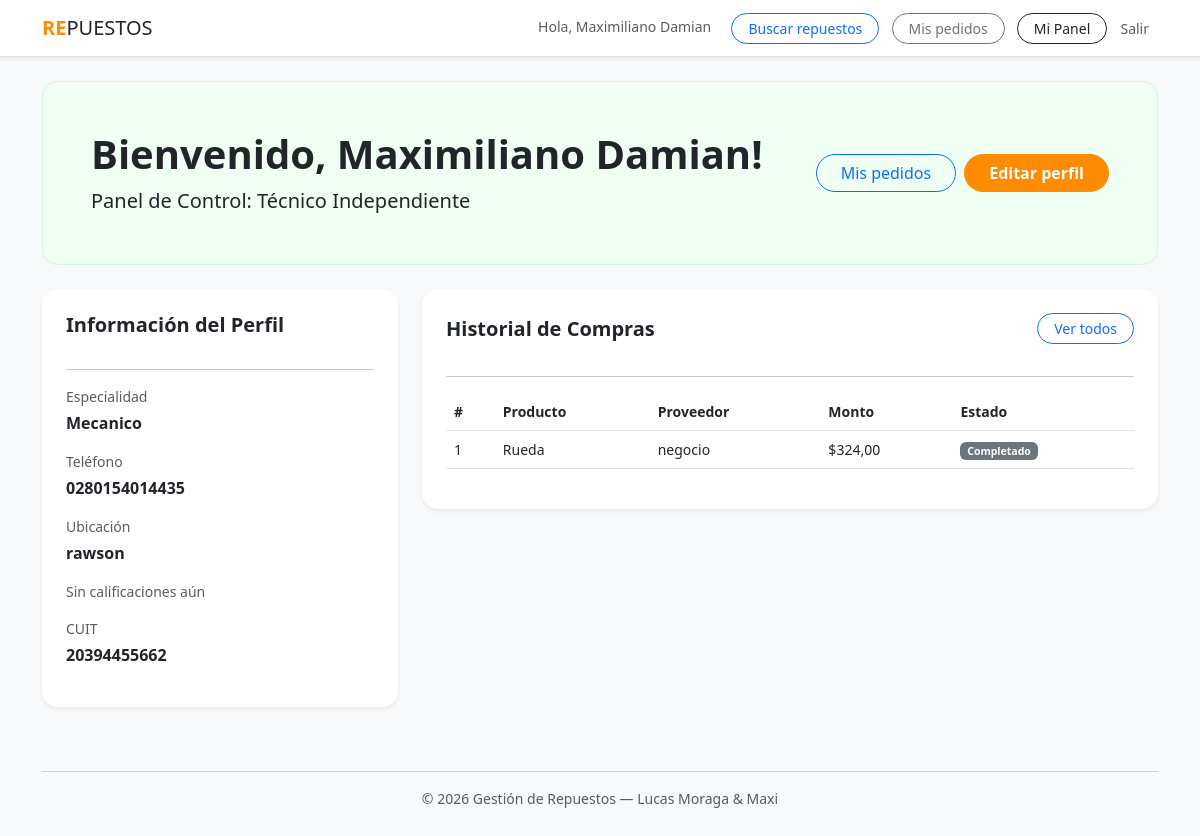
/dashboard/ (signed in), run on the app's committed database.
### plataforma/models.py (models this page shows, shortened)
class Tecnico(models.Model):
    usuario = models.OneToOneField(User, on_delete=models.CASCADE)
    cuit = models.CharField(max_length=13, unique=True, null=True, blank=True)
    especialidad = models.CharField(max_length=100, choices=RUBROS_CHOICES)
    telefono = models.CharField(max_length=20, blank=True)
    ubicacion = models.CharField(max_length=200)
    estado = models.CharField(max_length=15, choices=ESTADO_USUARIO_CHOICES, default='pendiente')
    nota_admin = models.TextField(blank=True)
    is_approved = models.BooleanField(default=False)
    @property
    def calificacion_promedio(self):
        calificaciones = self.calificaciones_recibidas.all()
        if not calificaciones.exists():
            return None
        result = calificaciones.aggregate(avg_p=Avg('puntualidad'), avg_t=Avg('trato'))
        return round((result['avg_p'] + result['avg_t']) / 2, 1)
    class Meta:
        verbose_name = "Técnico"
        verbose_name_plural = "Técnicos"

class Pedido(models.Model):
    ESTADO_CHOICES = [
        ('pendiente', 'Pendiente'),
        ('aceptado', 'Aceptado'),
        ('rechazado', 'Rechazado'),
        ('completado', 'Completado'),
        ('cancelado', 'Cancelado'),
    ]
    ENTREGA_CHOICES = [
        ('retiro', 'Retiro en local'),
        ('envio', 'Envío'),
    ]
    tecnico = models.ForeignKey(Tecnico, on_delete=models.CASCADE, related_name='pedidos')
    proveedor = models.ForeignKey(Proveedor, on_delete=models.CASCADE, related_name='pedidos_recibidos')
    producto = models.ForeignKey(Producto, on_delete=models.CASCADE, related_name='pedidos')
    cantidad = models.IntegerField()
    forma_entrega = models.CharField(max_length=10, choices=ENTREGA_CHOICES)
    estado = models.CharField(max_length=15, choices=ESTADO_CHOICES, default='pendiente')
    monto_total = models.DecimalField(max_digits=10, decimal_places=2)
    fecha_creacion = models.DateTimeField(auto_now_add=True)
    fecha_actualizacion = models.DateTimeField(auto_now=True)
    notas = models.TextField(blank=True, null=True)
    respuesta_proveedor = models.TextField(blank=True, null=True)
    class Meta:
        verbose_name = "Pedido"
        verbose_name_plural = "Pedidos"
        ordering = ['-fecha_creacion']

class Producto(models.Model):
    proveedor = models.ForeignKey(Proveedor, on_delete=models.CASCADE, related_name="productos")
    nombre = models.CharField(max_length=200)
    descripcion = models.TextField(blank=True)
    modelo = models.CharField(max_length=100, blank=True)
    categoria = models.CharField(max_length=100, choices=RUBROS_CHOICES)
    precio = models.DecimalField(max_digits=10, decimal_places=2)
    stock = models.PositiveIntegerField(default=0)
    disponible = models.BooleanField(default=True)
    class Meta:
        verbose_name = "Producto"
        verbose_name_plural = "Productos"

class Proveedor(models.Model):
    usuario = models.OneToOneField(User, on_delete=models.CASCADE)
    cuit = models.CharField(max_length=13, unique=True, null=True, blank=True)
    nombre_negocio = models.CharField(max_length=150)
    direccion = models.CharField(max_length=255)
    rubro = models.CharField(max_length=100, choices=RUBROS_CHOICES)
    horarios = models.CharField(max_length=200, blank=True)
    logo = models.ImageField(upload_to='proveedores/logos/', blank=True, null=True)
    imagen = models.ImageField(upload_to='proveedores/imagenes/', blank=True, null=True)
    latitud = models.FloatField(null=True, blank=True)
    longitud = models.FloatField(null=True, blank=True)
    estado = models.CharField(max_length=15, choices=ESTADO_USUARIO_CHOICES, default='pendiente')
    nota_admin = models.TextField(blank=True)
    is_approved = models.BooleanField(default=False)
    class Meta:
        verbose_name = "Proveedor"
        verbose_name_plural = "Proveedores"

### plataforma/views.py (the view)
# urls.py: path('dashboard/', views.dashboard, name='dashboard'),
@login_required(login_url='login')
def dashboard(request):
    if not request.user.is_active:
        return redirect('espera_aprobacion')
    context = {
        'es_tecnico': hasattr(request.user, 'tecnico'),
        'es_proveedor': hasattr(request.user, 'proveedor'),
    }
    if context['es_tecnico']:
        context['perfil'] = request.user.tecnico
    elif context['es_proveedor']:
        context['perfil'] = request.user.proveedor
    return render(request, 'plataforma/dashboard.html', context)

### plataforma/context_processors.py (called while the page is built)
def pedidos_pendientes(request):
    count = 0
    if request.user.is_authenticated and hasattr(request.user, 'proveedor'):
        count = request.user.proveedor.pedidos_recibidos.filter(estado='pendiente').count()
    return {'pedidos_pendientes_count': count}

### plataforma/templates/plataforma/dashboard.html (shortened to what this page needs)
{% extends "plataforma/base.html" %}
{% block content %}
<div class="row">
    <div class="col-12 mb-4">
        <div class="p-5 bg-pastel-green rounded-4 border border-success border-opacity-10 d-flex justify-content-between align-items-center">
            <div>
                <h1 class="fw-bold">Bienvenido, {{ user.first_name }}!</h1>
                <p class="lead mb-0">Panel de Control: <strong>{% if es_tecnico %}Técnico Independiente{% else %}Proveedor{% endif %}</strong></p>
            </div>
            <div class="d-flex gap-2">
                {% if es_tecnico %}
                    <a href="{% url 'mis_pedidos' %}" class="btn btn-outline-primary rounded-pill px-4">Mis pedidos</a>
                {% endif %}
                <a href="{% url 'editar_perfil' %}" class="btn btn-primary rounded-pill px-4">Editar perfil</a>
            </div>
        </div>
    </div>
    <div class="col-md-4">
        <div class="card border-0 shadow-sm rounded-4 p-4">
            <h5 class="fw-bold mb-3">Información del Perfil</h5>
            <hr>
            {% if es_tecnico %}
                <p class="mb-1 text-muted small">Especialidad</p>
                <p class="fw-bold">{{ perfil.especialidad }}</p>
                {% if perfil.telefono %}
                    <p class="mb-1 text-muted small">Teléfono</p>
                    <p class="fw-bold">{{ perfil.telefono }}</p>
                {% endif %}
                <p class="mb-1 text-muted small">Ubicación</p>
                <p class="fw-bold">{{ perfil.ubicacion }}</p>
                {% if perfil.calificacion_promedio %}
                    <p class="mb-1 text-muted small">Calificación promedio</p>
                    <p class="fw-bold text-warning">{{ perfil.calificacion_promedio }} / 5</p>
                {% else %}
                    <p class="text-muted small">Sin calificaciones aún</p>
                {% endif %}
            {% endif %}
            <p class="mb-1 text-muted small">CUIT</p>
            <p class="fw-bold">{{ perfil.cuit }}</p>
        </div>
    </div>
    <div class="col-md-8">
        {% if es_tecnico %}
            <div class="card border-0 shadow-sm rounded-4 p-4 mb-4">
                <div class="d-flex justify-content-between align-items-center mb-3">
                    <h5 class="fw-bold mb-0">Historial de Compras</h5>
                    <a href="{% url 'mis_pedidos' %}" class="btn btn-outline-primary btn-sm rounded-pill px-3">Ver todos</a>
                </div>
                <hr>
                {% with pedidos=perfil.pedidos.all %}
                {% if pedidos %}
                    <div class="table-responsive">
                        <table class="table table-hover align-middle small">
                            <thead class="text-muted">
                                <tr>
                                    <th>#</th><th>Producto</th><th>Proveedor</th><th>Monto</th><th>Estado</th>
                                </tr>
                            </thead>
                            <tbody>
                                {% for p in pedidos %}
                                <tr>
                                    <td>{{ p.id }}</td>
                                    <td>{{ p.producto.nombre }}</td>
                                    <td>{{ p.proveedor.nombre_negocio }}</td>
                                    <td>${{ p.monto_total }}</td>
                                    <td><span class="badge bg-secondary">{{ p.get_estado_display }}</span></td>
                                </tr>
                                {% endfor %}
                            </tbody>
                        </table>
                    </div>
                {% else %}
                    <p class="text-muted text-center py-3">No tenés pedidos activos en este momento.</p>
                {% endif %}
                {% endwith %}
            </div>
        {% endif %}
    </div>
</div>
{% endblock %}

### plataforma/templates/plataforma/base.html (shortened to what this page needs)
<!DOCTYPE html>
<html lang="es">
<head>
    <link href="https://cdn.jsdelivr.net/npm/bootstrap@5.3.0/dist/css/bootstrap.min.css" rel="stylesheet">
</head>
<body class="bg-light">
    <nav class="navbar navbar-expand-lg navbar-white bg-white border-bottom shadow-sm mb-4">
        <div class="container">
            <a class="navbar-brand text-dark tracking-tighter" href="{% url 'inicio' %}">
                <b>RE</b>PUESTOS
            </a>
            <div class="ms-auto">
                {% if user.is_authenticated %}
                    <span class="me-3 text-muted small">Hola, {{ user.first_name }}</span>
                    <a href="{% url 'buscar_repuestos' %}" class="btn btn-outline-primary btn-sm rounded-pill px-3 me-2">Buscar repuestos</a>
                    {% if user.tecnico %}
                        <a href="{% url 'mis_pedidos' %}" class="btn btn-outline-secondary btn-sm rounded-pill px-3 me-2">Mis pedidos</a>
                    {% endif %}
                    <a href="{% url 'dashboard' %}" class="btn btn-outline-dark btn-sm rounded-pill px-3">Mi Panel</a>
                    <a href="{% url 'logout' %}" class="btn btn-link text-muted btn-sm text-decoration-none">Salir</a>
                {% else %}
                    <a href="{% url 'login' %}" class="btn btn-outline-primary btn-sm rounded-pill px-4 me-2">Ingresar</a>
                    <a href="{% url 'registro_tipo' %}" class="btn btn-primary btn-sm rounded-pill px-4">Registrarse</a>
                {% endif %}
            </div>
        </div>
    </nav>
    <div class="{% block container_class %}container{% endblock %}">
        {% block content %}{% endblock %}
    </div>
    <footer class="container text-center py-5 text-muted small">
        <hr>
        &copy; 2026 Gestión de Repuestos — Lucas Moraga & Maxi
    </footer>
</body>
</html>

### plataforma/templates/plataforma/base.html (style rules this page uses)
:root { --bs-primary: #FF8C00; --bs-primary-rgb: 255, 140, 0; --green-pastel: #F0FFF4; }
.btn-primary { background-color: var(--bs-primary); border-color: var(--bs-primary); font-weight: bold; }
.bg-pastel-green { background-color: var(--green-pastel); }
.navbar-brand b { color: var(--bs-primary); }

### data on the page
Tecnico: especialidad "Mecanico", telefono "0280154014435", ubicacion "rawson", cuit "20394455662"
Pedido: id "1", producto.nombre "Rueda", proveedor.nombre_negocio "negocio", monto_total "324,00", estado "Completado"

### other printed values
{{ user.first_name }} "Maximiliano Damian"
